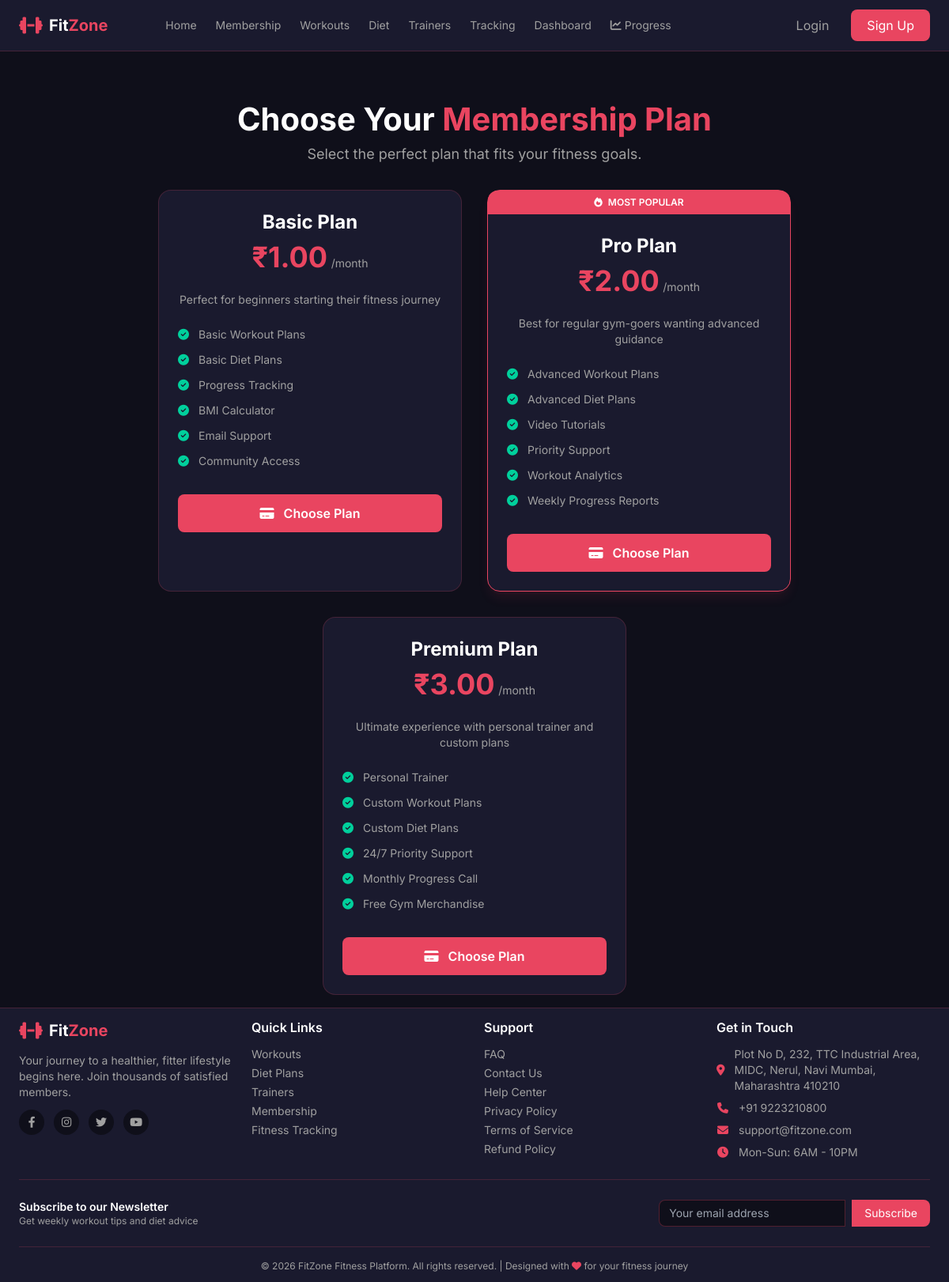
/membership/plans/, run on the app's committed database.
### membership/models.py (models this page shows, shortened)
class MembershipPlan(models.Model):
    PLAN_TYPES = [
        ('basic', 'Basic Plan'),
        ('pro', 'Pro Plan'),
        ('premium', 'Premium Plan'),
    ]
    DURATION_TYPES = [
        ('monthly', 'Monthly'),
        ('quarterly', 'Quarterly'),
        ('yearly', 'Yearly'),
    ]
    name = models.CharField(max_length=100)
    plan_type = models.CharField(max_length=20, choices=PLAN_TYPES)
    duration = models.CharField(max_length=20, choices=DURATION_TYPES, default='monthly')
    price = models.DecimalField(max_digits=10, decimal_places=2)
    features = models.JSONField(default=list, help_text="List of features")
    description = models.TextField(blank=True)
    workout_plan_included = models.BooleanField(default=True)
    diet_plan_included = models.BooleanField(default=True)
    personal_trainer = models.BooleanField(default=False)
    is_active = models.BooleanField(default=True)
    is_popular = models.BooleanField(default=False)
    created_at = models.DateTimeField(auto_now_add=True)
    updated_at = models.DateTimeField(auto_now=True)
    class Meta:
        ordering = ['price']
        verbose_name = 'Membership Plan'
        verbose_name_plural = 'Membership Plans'

### membership/views.py (the view)
# urls.py: path('plans/', views.plans_view, name='plans'),
def plans_view(request):
    plans = MembershipPlan.objects.filter(is_active=True)
    current_membership = None
    if request.user.is_authenticated:
        current_membership = UserMembership.objects.filter(
            user=request.user,
            status='active',
            end_date__gt=timezone.now()
        ).first()
    selected_upgrade_plan = request.GET.get('upgrade', '').lower()
    if selected_upgrade_plan not in {'pro', 'premium'}:
        selected_upgrade_plan = ''
    is_upgrade_flow = bool(selected_upgrade_plan)
    is_premium_selected = selected_upgrade_plan == 'premium'
    selection_message = None
    context = {
        'plans': plans,
        'current_membership': current_membership,
        'selected_upgrade_plan': selected_upgrade_plan,
        'is_premium_selected': is_premium_selected,
        'is_upgrade_page': False,
        'is_checkout_page': False,
        'is_in_upgrade_flow': is_upgrade_flow,
        'show_upgrade_banner': False,
        'selection_message': selection_message,
    }
    return render(request, 'membership/plans.html', context)

### templates/membership/plans.html (shortened to what this page needs)
{% extends 'base/base.html' %}
{% block content %}
<div class="py-0 mt-4 sm:mt-6 md:mt-8 lg:mt-10">
    <div class="text-center mb-4 sm:mb-5 md:mb-6 lg:mb-8 plans-header">
        <h1 class="font-bold text-white mb-0 px-2 sm:px-0 heading-responsive">
            Choose Your <span class="text-[#E94560]">Membership Plan</span>
        </h1>
        <p class="text-text-gray px-4 sm:px-6 md:px-0 mb-4">
            Select the perfect plan that fits your fitness goals.
        </p>
    </div>
    <div class="flex flex-wrap justify-center gap-8 plans-grid">
        {% for plan in plans %}
        <div id="plan-card-{{ plan.plan_type }}" data-plan-type="{{ plan.plan_type }}" class="bg-[#1A1A2E] rounded-2xl border {% if plan.is_popular %}border-[#E94560] shadow-lg shadow-[#E94560]/10{% else %}border-[#E94560]/20{% endif %} card-hover fade-in w-full max-w-sm{% if plan.plan_type == selected_upgrade_plan %} plan-selected{% endif %}">
            {% if plan.is_popular %}<div class="popular-badge"><i class="fas fa-fire mr-1"></i> MOST POPULAR</div>{% endif %}
            <div class="p-6">
                <h3 class="text-2xl font-bold text-white text-center mb-2">{{ plan.name }}</h3>
                <div class="text-center mb-6">
                    <span class="text-4xl font-bold text-[#E94560]">₹{{ plan.price }}</span>
                    <span class="text-text-gray text-sm">/month</span>
                </div>
                <p class="text-text-gray text-center text-sm mb-6">{{ plan.description }}</p>
                <div class="space-y-3 mb-8">
                    {% for feature in plan.features %}
                    <div class="flex items-center">
                        <i class="fas fa-check-circle text-[#00D09C] mr-3 text-sm"></i>
                        <span class="text-text-gray text-sm">{{ feature }}</span>
                    </div>
                    {% endfor %}
                </div>
                {% if current_membership %}
                    {% if current_membership and plan.plan_type == current_membership.plan.plan_type %}
                        <button disabled class="w-full bg-[#00D09C] text-white py-3 rounded-lg font-semibold cursor-not-allowed flex items-center justify-center">
                            <i class="fas fa-check mr-2"></i> Active Subscription
                        </button>
                    {% elif current_membership and plan.plan_tier_value > current_membership.plan.plan_tier_value %}
                        <a href="{% url 'membership:process_upgrade' %}?plan_id={{ plan.id }}"
                           class="block w-full bg-[#3B82F6] text-white py-3 rounded-lg font-semibold text-center hover:bg-[#2563EB] transition-all transform hover:scale-[1.02]">
                            <i class="fas fa-arrow-up mr-2"></i> Upgrade Now
                        </a>
                    {% else %}
                        <button disabled class="w-full bg-gray-600 text-white py-3 rounded-lg font-semibold cursor-not-allowed opacity-50">
                            <i class="fas fa-arrow-down mr-2"></i> Downgrade Unavailable
                        </button>
                    {% endif %}
                {% else %}
                    <a href="{% url 'payments:upi_payment' plan.id %}"
                       class="block w-full bg-[#E94560] text-white py-3 rounded-lg font-semibold text-center hover:bg-opacity-80 transition-all transform hover:scale-[1.02]">
                        <i class="fas fa-credit-card mr-2"></i> Choose Plan
                    </a>
                {% endif %}
            </div>
        </div>
        {% endfor %}
    </div>
</div>
{% endblock %}

### templates/base/base.html (style rules this page uses)
* { margin: 0; padding: 0; box-sizing: border-box; }
body { background-color: #0F0F1A; font-family: 'Inter', system-ui, -apple-system, BlinkMacSystemFont, 'Segoe UI', sans-serif; color: #EEEEEE; overflow-x: hidden; }
.card-hover { transition: transform 0.3s ease, box-shadow 0.3s ease; }
html { transition: none !important; }
.fade-in { animation: fadeIn 0.5s ease-out; }

### templates/membership/plans.html (style rules this page uses)
.plans-header h1.heading-responsive { font-size: 1.25rem; }
@media (min-width: 375px) { .plans-header h1.heading-responsive { font-size: 1.5rem; } }
@media (min-width: 576px) { .plans-header h1.heading-responsive { font-size: 1.75rem; } }
@media (min-width: 768px) { .plans-header h1.heading-responsive { font-size: 2rem; } }
@media (min-width: 992px) { .plans-header h1.heading-responsive { font-size: 2.5rem; } }
.plans-header p { color: #A0A0A0; font-size: 1.125rem; max-width: none; margin-left: 0; margin-right: 0; }
.fade-in { animation: fadeIn 0.5s ease-out; }
.card-hover { transition: transform 0.3s ease, box-shadow 0.3s ease; }
.popular-badge { background: #E94560; color: white; text-align: center; padding: 6px; border-radius: 12px 12px 0 0; font-size: 0.75rem; font-weight: 600; }

### data on the page
MembershipPlan: name "Basic Plan", price "1.00", description "Perfect for beginners starting their fitness journey", features "Basic Workout Plans" "Basic Diet Plans" "Progress Tracking" "BMI Calculator" "Email Support" "Community Access"
MembershipPlan: is_popular True (drawn), name "Pro Plan", price "2.00", description "Best for regular gym-goers wanting advanced guidance", features "Advanced Workout Plans" "Advanced Diet Plans" "Video Tutorials" "Priority Support" "Workout Analytics" "Weekly Progress Reports"
MembershipPlan: name "Premium Plan", price "3.00", description "Ultimate experience with personal trainer and custom plans", features "Personal Trainer" "Custom Workout Plans" "Custom Diet Plans" "24/7 Priority Support" "Monthly Progress Call" "Free Gym Merchandise"
